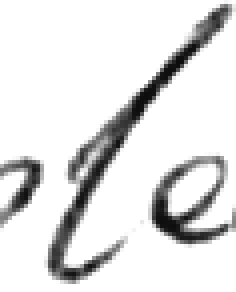
#> input picture dataset/soggetto2/l/l_0002-4-1-6-plants_character_1.png, 59 x 73 px, given as the content of the folder dataset2, which was not available (shown 4 times larger)
$ jupyter execute --allow-errors bagofvw.ipynb   (text cells are left out)
#> lines starting #> are read from the running program, lines starting #| are printed output that depends on the picture; pictures that were not available may be replaced by others from this repository, and a replacement may not be noted
[cell 1]
import numpy as np
import cv2
import os
from scipy.spatial import distance
from scipy.spatial.distance import cosine
from sklearn.cluster import KMeans
from sklearn.model_selection import train_test_split
from tqdm import tqdm
import random
from joblib import Parallel, delayed
from PIL import Image, ImageEnhance
import matplotlib.pyplot as plt
from sklearn.manifold import TSNE
import random
import pickle
from sklearn.ensemble import RandomForestClassifier
from sklearn.metrics import accuracy_score, classification_report
from joblib import dump, load
from sklearn.svm import SVC

[cell 2]
def preprocess_image(image, contrast_factor: float = 2.0, sharpness_factor: float = 2.0):
    pil_image = Image.fromarray(image)

    # Enhance contrast
    enhancer = ImageEnhance.Contrast(pil_image)
    image_enhanced = enhancer.enhance(contrast_factor)

    # Enhance sharpness
    sharpener = ImageEnhance.Sharpness(image_enhanced)
    image_sharpened = sharpener.enhance(sharpness_factor)

    # Convert to grayscale
    image_gray = image_sharpened.convert("L")

    # Convert back to numpy array
    return np.array(image_gray)

#per singoli caratteri
def load_image(folder, augment=True):
#> called with folder = 'dataset2', augment = True
    images = {}
    for filename in os.listdir(folder):
        category = []
        path = os.path.join(folder, filename)
        for cat_filename in os.listdir(path):
            cat_path = os.path.join(path, cat_filename)
            img = cv2.imread(cat_path, cv2.IMREAD_GRAYSCALE)
#> img is the input picture: shape (73, 59); min 13, max 255, mean 225
            if img is not None:
                #img = preprocess_image(img)
                category.append(img)
                if augment:
                    augmented_images = apply_augmentation(img)
                    category.extend(augmented_images)
        images[filename] = category
    return images

def apply_augmentation(img):
    augmented_images = []

    for _ in range(3):
        transformed_img = img.copy()


        # Flip
        if random.random() > 0.5:
            transformed_img = cv2.flip(transformed_img, 1)

        augmented_images.append(transformed_img)
#> this loop made 3 passes
#> pass 1, in apply_augmentation, `transformed_img = cv2.flip(transformed_img, 1)`:
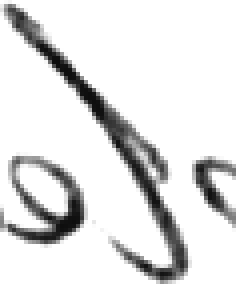
#> transformed_img: shape (73, 59) (shown 4 times larger); min 13, max 255, mean 225
#> after the loop, augmented_images = 3 items
#> `images = load_image('dataset2')`: images = 1 item

    return augmented_images


#feature exctraction with sift
def extract_features(images):
    sift = cv2.SIFT_create()
    features = {}
    for category, imgs in images.items():
        category_features = []
        for img in imgs:
            keypoints, descriptors = sift.detectAndCompute(img, None)
            if descriptors is not None:
                category_features.append(descriptors)
        if category_features:
            features[category] = np.vstack(category_features)
    return features

#creation of words vocabulary
def create_vocabulary(features, num_clusters=25):
    all_descriptors = np.vstack([descriptors for descriptors in features.values()])
    kmeans = KMeans(n_clusters=num_clusters, n_init=10, max_iter=300, random_state=42)
    kmeans.fit(all_descriptors)
    return kmeans


def quantize_features(kmeans, images):
    histograms = {}
    sift = cv2.SIFT_create()
    for category, imgs in images.items():
        histograms[category] = []
        for img in imgs:
            keypoints, descriptors = sift.detectAndCompute(img, None)
            if descriptors is not None:
                histogram = np.zeros(kmeans.n_clusters)
                clusters = kmeans.predict(descriptors)
                for cluster in clusters:
                    histogram[cluster] += 1
                histograms[category].append(histogram)
    return histograms

def split_data(images, test_size=0.2):
#> called with test_size = 0.2
    train_images = {}
    test_images = {}
    for category, imgs in images.items():
        train, test = train_test_split(imgs, test_size=test_size, random_state=42)
        train_images[category] = train
        test_images[category] = test
#> this loop made 1 pass
#> category on pass 1: 'l_0002-4-1-6-plants_character_1.png'
#> after the loop, test_images = 1 item; train_images = 1 item
    return train_images, test_images


def knn(train_histograms, test_histograms, distance_metric='cosine'):
    def compute_distance(hist1, hist2, metric):
        return cosine(hist1, hist2)

    num_test = 0
    correct_predict = 0
    class_based = {}

    total_tests = sum(len(histograms) for histograms in test_histograms.values())

    with tqdm(total=total_tests, desc="Processing tests") as pbar:
        for test_key, test_hist_list in test_histograms.items():
            class_based[test_key] = [0, 0]  # [correct, all]
            for tst in test_hist_list:
                minimum = float('inf')
                key = None  # predicted

                for train_key, train_hist_list in train_histograms.items():
                    for train_hist in train_hist_list:
                        dist = compute_distance(tst, train_hist, distance_metric)
                        if dist < minimum:
                            minimum = dist
                            key = train_key

                if test_key == key:
                    correct_predict += 1
                    class_based[test_key][0] += 1
                num_test += 1
                class_based[test_key][1] += 1
                pbar.update(1)

    return [num_test, correct_predict, class_based]

def evaluate_results(results):
    num_test, correct_predict, class_based = results

    accuracy = correct_predict / num_test

    precision = {}
    recall = {}
    f1_score = {}
    for class_name, (correct, total) in class_based.items():
        precision[class_name] = correct / total if total > 0 else 0
        recall[class_name] = correct / len(test_histograms[class_name])
        f1_score[class_name] = 2 * (precision[class_name] * recall[class_name]) / (precision[class_name] + recall[class_name]) if (precision[class_name] + recall[class_name]) > 0 else 0

    return accuracy, precision, recall, f1_score

[cell 3]
def visualize_clusters(kmeans, features, num_clusters=25):
    all_descriptors = np.vstack([descriptors for descriptors in features.values()])
    sample_indices = np.random.choice(all_descriptors.shape[0], size=1000, replace=False)
    sample_descriptors = all_descriptors[sample_indices]

    cluster_labels = kmeans.predict(sample_descriptors)

    tsne = TSNE(n_components=2, perplexity=30, n_iter=300, random_state=42)
    reduced_descriptors = tsne.fit_transform(sample_descriptors)

    plt.figure(figsize=(10, 8))
    scatter = plt.scatter(reduced_descriptors[:, 0], reduced_descriptors[:, 1], c=cluster_labels, cmap='tab20', s=5)
    plt.colorbar(scatter, ticks=range(num_clusters))
    plt.title('t-SNE Visualization of Clusters')
    plt.xlabel('t-SNE Component 1')
    plt.ylabel('t-SNE Component 2')
    plt.show()


#visualize image predictions in classes
def visualize_predictions(test_images, test_histograms, predicted_classes, num_examples_per_category=5):
    num_categories = len(test_images)
    examples_per_row = num_examples_per_category
    num_rows = num_categories

    fig, axes = plt.subplots(num_rows, examples_per_row, figsize=(15, 3*num_rows))
    fig.subplots_adjust(hspace=0.5, wspace=0.5)

    for i, (category, imgs) in enumerate(test_images.items()):
        for j in range(num_examples_per_category):
            img_index = random.randint(0, len(imgs) - 1)
            img = imgs[img_index]

            if len(img.shape) == 2 or img.shape[2] == 1:  # Immagine in scala di grigi
                img_rgb = cv2.cvtColor(img, cv2.COLOR_GRAY2RGB)
            else:
                img_rgb = cv2.cvtColor(img, cv2.COLOR_BGR2RGB)

            axes[i, j].imshow(img_rgb)

            if category in predicted_classes:
                predicted_class_list = predicted_classes[category]
                if img_index < len(predicted_class_list):
                    predicted_class = predicted_class_list[img_index]
                    axes[i, j].set_title(f"Predicted: {predicted_class}, Actual: {category}")
                else:
                    axes[i, j].set_title(f"No prediction available, Actual: {category}")
            else:
                axes[i, j].set_title(f"No prediction available, Actual: {category}")

            axes[i, j].axis('off')

    for i in range(num_categories):
        for j in range(num_examples_per_category, examples_per_row):
            axes[i, j].remove()

    plt.show()


#to predicted classes of each image
def predict_classes(kmeans, train_histograms, test_histograms):
    predicted_classes = {}
    for test_key, test_hist_list in test_histograms.items():
        predicted_classes[test_key] = []
        for test_hist in test_hist_list:
            min_distance = float('inf')
            predicted_class = None
            for train_key, train_hist_list in train_histograms.items():
                for train_hist in train_hist_list:
                    dist = cosine(test_hist, train_hist)
                    if dist < min_distance:
                        min_distance = dist
                        predicted_class = train_key
            predicted_classes[test_key].append(predicted_class)
    return predicted_classes

[cell 4]
num_clusters=25
images = load_image('dataset2')

train_images, test_images = split_data(images, test_size=0.2)
#> train_images = 1 item; test_images = 1 item

train_features = extract_features(train_images)
#> the loop in extract_features, `for category, imgs in images.items():` made 1 pass
#> train_features = 1 item
test_features = extract_features(test_images)
#> the loop in extract_features (call 2), `for category, imgs in images.items():` made 1 pass
#> test_features = 1 item

[cell 5]
kmeans = create_vocabulary(train_features, num_clusters)

train_histograms = quantize_features(kmeans, train_images)
#> the loop in quantize_features, `for category, imgs in images.items():` made 1 pass
#> train_histograms = 1 item

test_histograms = quantize_features(kmeans, test_images)
#> the loop in quantize_features (call 2), `for category, imgs in images.items():` made 1 pass
#> test_histograms = 1 item
results_bowl = knn(train_histograms, test_histograms, distance_metric='cosine')
#> in knn, `total_tests = sum(len(histograms) for histograms in test_histograms.va..`: total_tests = 1
#> the loop in knn, `for test_key, test_hist_list in test_histograms.items():` made 1 pass
#> after the loop in knn, `for test_key, test_hist_list in test_histograms.items():`: class_based = {'l_0002-4-1-6-plants_character_1.png': [1, 1]}; correct_predict = 1
#> results_bowl = 3 items

[cell 6]
with open('BoVW/kmeans_model.pkl', 'wb') as file:
    pickle.dump(kmeans, file)

with open('BoVW/train_histograms.pkl', 'wb') as file:
    pickle.dump(train_histograms, file)

with open('BoVW/test_histograms.pkl', 'wb') as file:
    pickle.dump(test_histograms, file)

with open('BoVW/results_bowl.pkl', 'wb') as file:
    pickle.dump(results_bowl, file)

[cell 7]
with open('BoVW/kmeans_model.pkl', 'rb') as file:
    kmeans = pickle.load(file)

with open('BoVW/train_histograms.pkl', 'rb') as file:
    train_histograms = pickle.load(file)

with open('BoVW/test_histograms.pkl', 'rb') as file:
    test_histograms = pickle.load(file)

with open('BoVW/results_bowl.pkl', 'rb') as file:
    results_bowl = pickle.load(file)


accuracy, precision, recall, f1_score = evaluate_results(results_bowl)

print("Accuracy: ", accuracy)
print("Precision: ", precision)
print("recall: ", recall)
print("f1_score: ", f1_score)

[cell 8]
predicted_classes = predict_classes(kmeans, train_histograms, test_histograms)

#> (the rest of this cell did not finish here and is left out)

#> in visualize_predictions, `num_categories = len(test_images)`: num_categories = 1
#> the loop in visualize_predictions, `for i, (category, imgs) in enumerate(test_images.items()):` made 1 pass

[cell 9]
X_train = []
y_train = []
for category, histograms in train_histograms.items():
    for hist in histograms:
        X_train.append(hist)
        y_train.append(category)

X_test = []
y_test = []
for category, histograms in test_histograms.items():
    for hist in histograms:
        X_test.append(hist)
        y_test.append(category)

X_train = np.array(X_train)
y_train = np.array(y_train)
X_test = np.array(X_test)
y_test = np.array(y_test)

clf = RandomForestClassifier(n_estimators=100, random_state=42)
clf.fit(X_train, y_train)

y_pred = clf.predict(X_test)


accuracy = accuracy_score(y_test, y_pred)
print(f"Accuracy: {accuracy:.2f}")
print("Classification Report:")
print(classification_report(y_test, y_pred))

[cell 10]
image_path = r"dataset2\a\a_0001-4-2-3-animals_character_1.png"
pil_image = Image.open(image_path)

enhancer = ImageEnhance.Contrast(pil_image)
image_enhanced = enhancer.enhance(2.0)
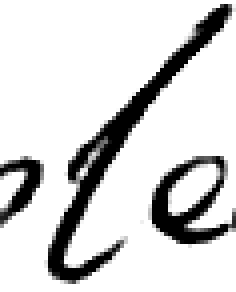
#> image_enhanced: PIL image 59x73 L (shown 4 times larger); min 0, max 255, mean 212.9
sharpener = ImageEnhance.Sharpness(image_enhanced)
image_sharpened = sharpener.enhance(2.0)
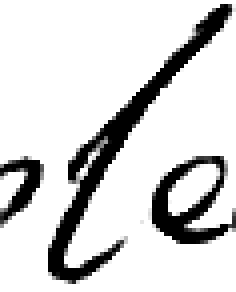
#> image_sharpened: PIL image 59x73 L (shown 4 times larger); min 0, max 255, mean 212.8

image_cv = np.array(image_sharpened)
image_cv = cv2.cvtColor(image_cv, cv2.COLOR_RGB2BGR)

sift = cv2.SIFT_create()

keypoints, descriptors = sift.detectAndCompute(image_cv, None)
#> keypoints = 31 keypoints; strongest (x, y, size): (54, 40, 2), (5, 50, 3.4), (53, 6, 4.2), (45, 43, 2.6)

if descriptors is not None:
    histogram = np.zeros(kmeans.n_clusters)
#> histogram = 25 values from 0 to 0
    clusters = kmeans.predict(descriptors)
#> clusters = 31 values, max 24 at index 24, min 0 at index 15, mean 10.32
    for cluster in clusters:
        histogram[cluster] += 1
#> this loop made 31 passes
#> cluster on passes 1 to 12: 17, 23, 9, 12, 8, 11, 13, 21, 2, 20, 9, 13
#> after the loop, histogram = 25 values, max 5 at index 2, min 0 at index 5, mean 1.24

    predicted_class = clf.predict([histogram])[0]
#> predicted_class = 'l_0002-4-1-6-plants_character_1.png'
    print("Predicted class:", predicted_class)
#| Predicted class: l_0002-4-1-6-plants_character_1.png
else:
    print("No features found in the image.")
